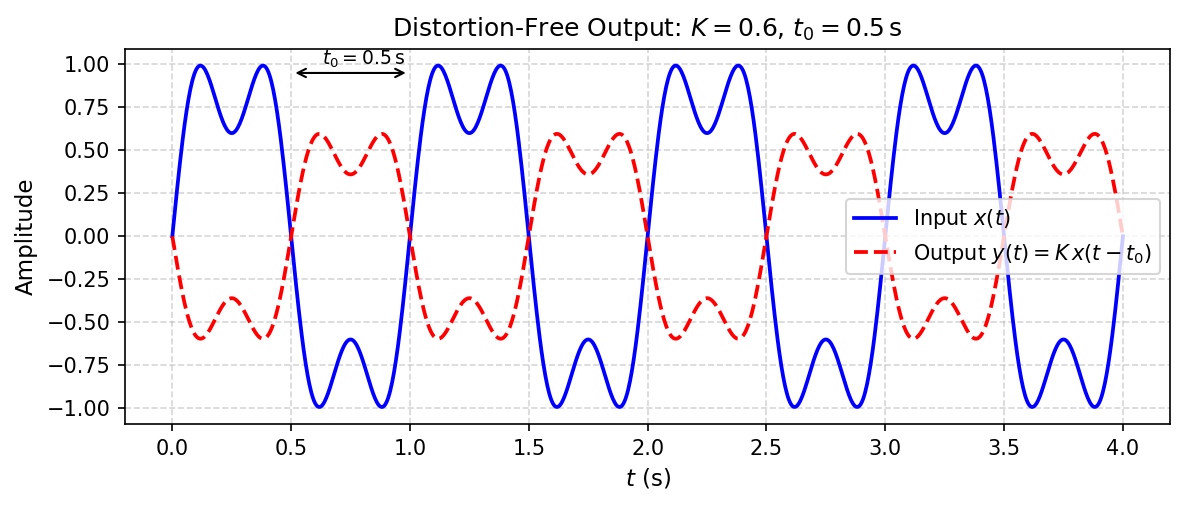

Generate this figure with Python:
import numpy as np
import matplotlib.pyplot as plt

# Time axis
t = np.linspace(0, 4, 1000)

# Parameters
K  = 0.6   # scale factor
t0 = 0.5   # time delay (seconds)

# Input signal (sum of sinusoids)
x = np.sin(2 * np.pi * t) + 0.4 * np.sin(2 * np.pi * 3 * t)

# Output: scaled and delayed (distortion-free)
y = K * (np.sin(2 * np.pi * (t - t0)) + 0.4 * np.sin(2 * np.pi * 3 * (t - t0)))

plt.figure(figsize=(8, 3.5))
plt.plot(t, x, 'b-',  linewidth=1.8, label=r'Input $x(t)$')
plt.plot(t, y, 'r--', linewidth=1.8, label=r'Output $y(t) = K\,x(t - t_0)$')

# Annotate delay arrow
plt.annotate('', xy=(0.5 + t0, 0.95), xytext=(0.5, 0.95),
             arrowprops=dict(arrowstyle='<->', color='black'))
plt.text(0.63, 1.0, r'$t_0 = 0.5\,$s', fontsize=9)

plt.xlabel(r'$t$ (s)', fontsize=11)
plt.ylabel('Amplitude', fontsize=11)
plt.title(r'Distortion-Free Output: $K = 0.6$, $t_0 = 0.5\,$s', fontsize=12)
plt.legend(fontsize=10)
plt.grid(True, linestyle='--', alpha=0.5)
plt.tight_layout()
plt.savefig('plot1.png', dpi=150, bbox_inches='tight')
print("Plot saved.")
